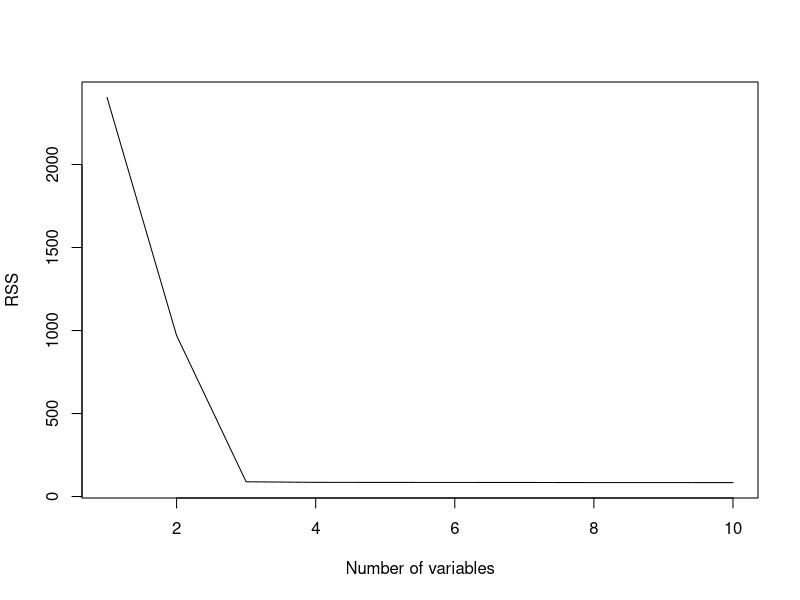
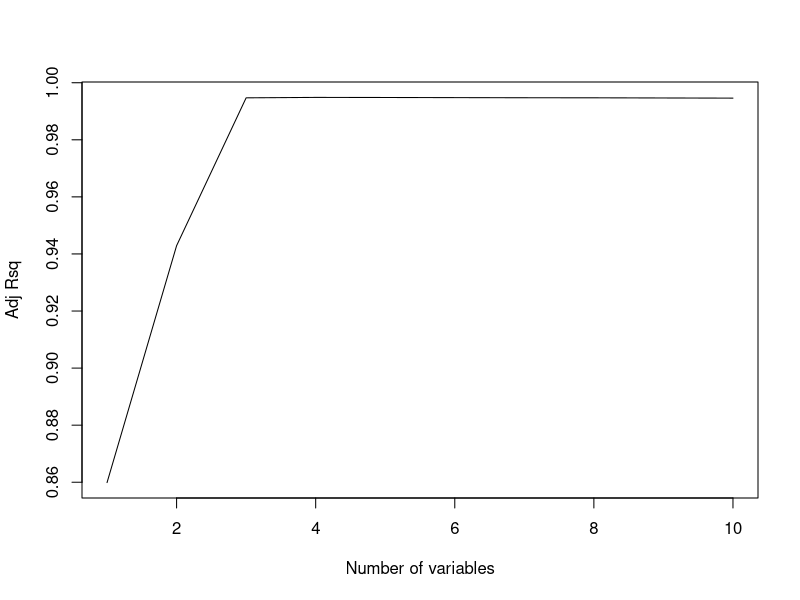
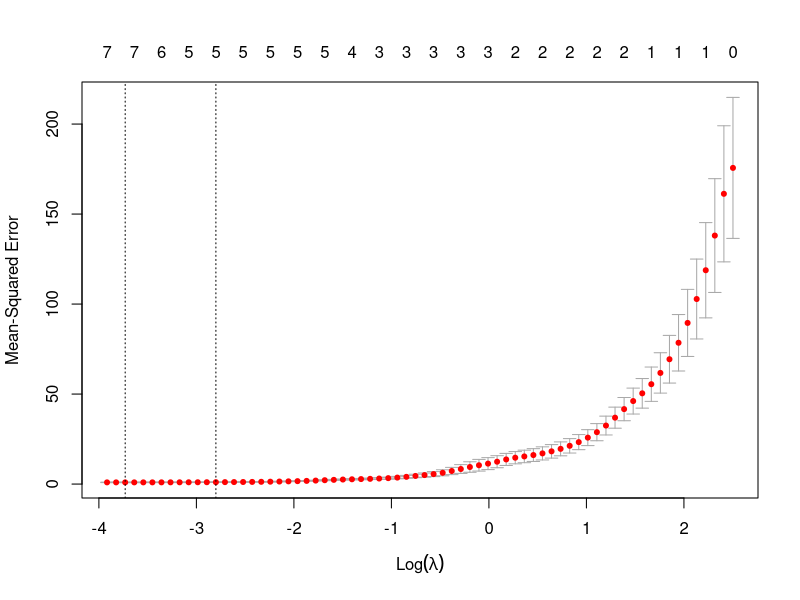
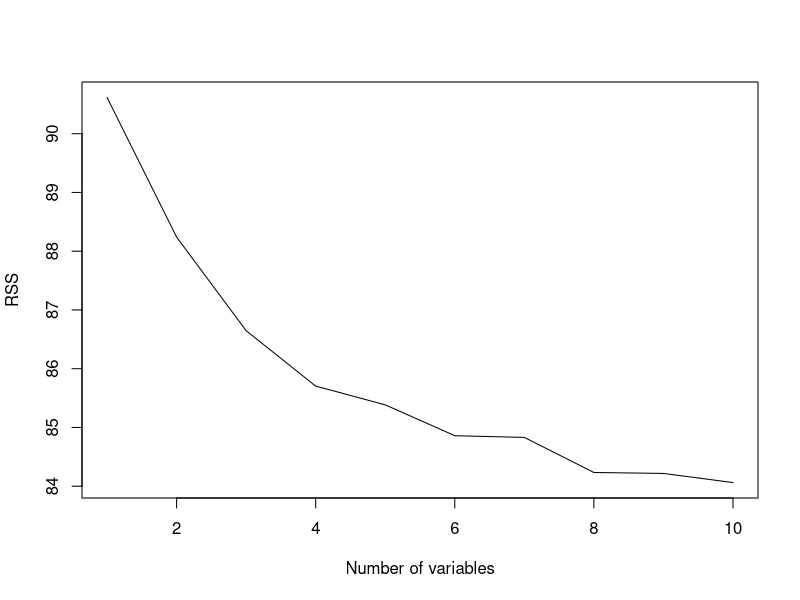
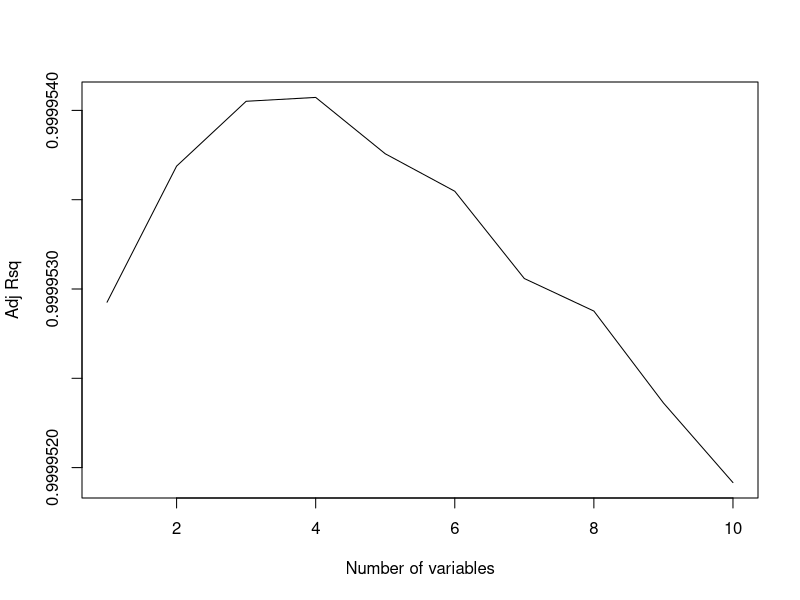
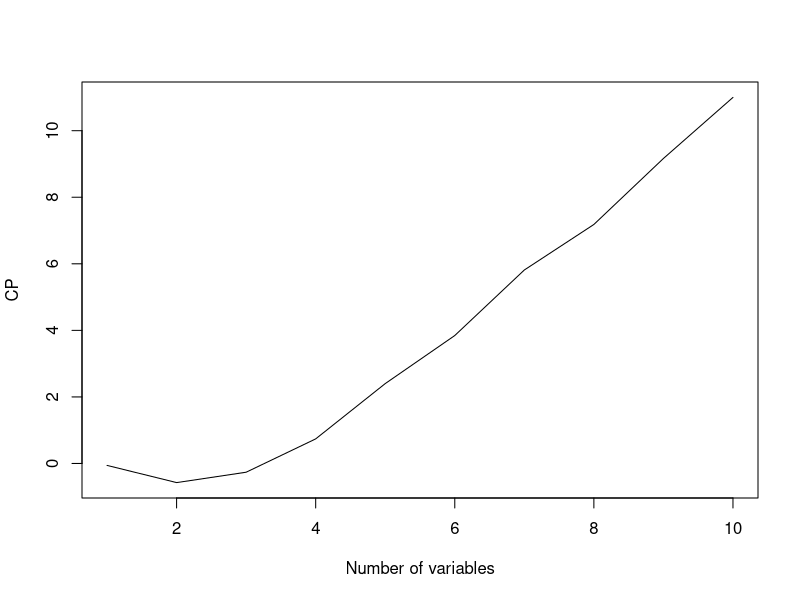
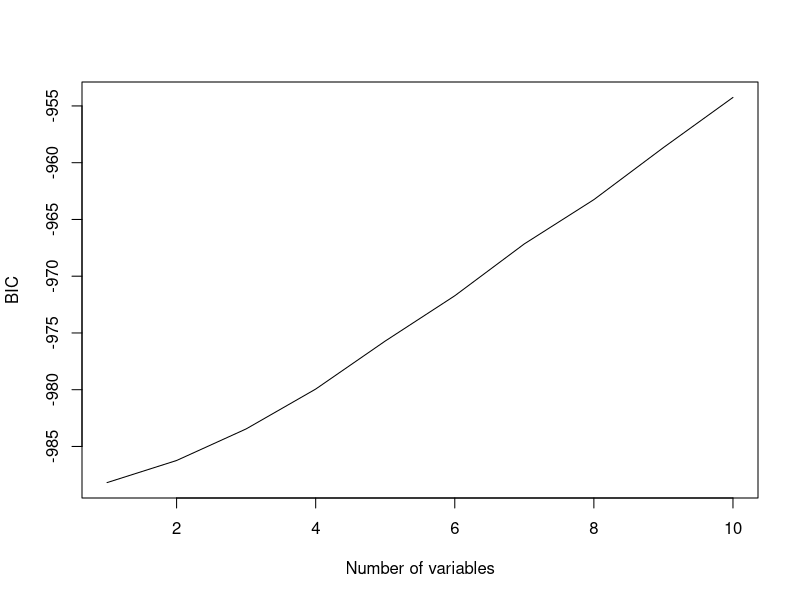
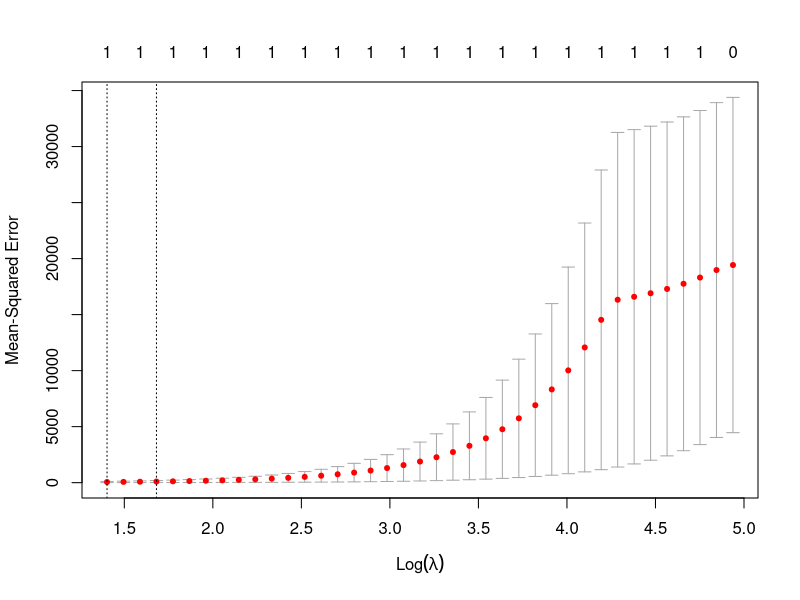

Generate these figures, in order, with R:
library(glmnet)
library(leaps)

set.seed(1)

X = rnorm(n = 100)

eps = rnorm(n = 100)

Y = 7 + 9*X + 11 * X^2 - 2*X^3 + eps

mods = regsubsets(Y~poly(X,10,raw=T), data=data.frame(Y,X), nvmax=10)

mods.sum = summary(mods)

which.min(mods.sum$cp)

which.min(mods.sum$bic)

which.max(mods.sum$adjr2)


plot(mods.sum$rss, xlab = "Number of variables", ylab = "RSS", type = "l")

plot(mods.sum$adjr2, xlab = "Number of variables", ylab = "Adj Rsq", type = "l")






########## Forward selection & Backward selection ###########



mods.fwd = regsubsets(Y~poly(X,10,raw=T), data=data.frame(Y,X), nvmax=10, method = "forward")

mods.bwd = regsubsets(Y~poly(X,10,raw=T), data=data.frame(Y,X), nvmax=10, method = "backward")

# Forward

modsf.sum = summary(mods.fwd)

which.min(modsf.sum$cp)

which.min(modsf.sum$bic)

which.max(modsf.sum$adjr2)

# Backward

modsb.sum = summary(mods.bwd)

which.min(modsb.sum$cp)

which.min(modsb.sum$bic)

which.max(modsb.sum$adjr2)


###################### Lasso #############################

mod.mat = model.matrix(Y~poly(X,10,raw=T))[,-1]

lasso.mod <- cv.glmnet(mod.mat, Y, alpha=1)

bestlam <- lasso.mod$lambda.min


plot(lasso.mod)

predict(lasso.mod, s=bestlam, type="coefficients")





################# Best Subsets ###################


Y = 7 + 2.3*X^7 + eps



mods = regsubsets(Y~poly(X,10,raw=T), data=data.frame(Y,X), nvmax=10)

mods.sum = summary(mods)

which.min(mods.sum$cp)

which.min(mods.sum$bic)

which.max(mods.sum$adjr2)


plot(mods.sum$rss, xlab = "Number of variables", ylab = "RSS", type = "l")

plot(mods.sum$adjr2, xlab = "Number of variables", ylab = "Adj Rsq", type = "l")

plot(mods.sum$cp, xlab = "Number of variables", ylab = "CP", type = "l")

plot(mods.sum$bic, xlab = "Number of variables", ylab = "BIC", type = "l")



############## Lasso ###################


mod.mat = model.matrix(Y~poly(X,10,raw=T))[,-1]

lasso.mod <- cv.glmnet(mod.mat, Y, alpha=1)

bestlam <- lasso.mod$lambda.min


plot(lasso.mod)

predict(lasso.mod, s=bestlam, type="coefficients")

# Lasso selects the correct 
